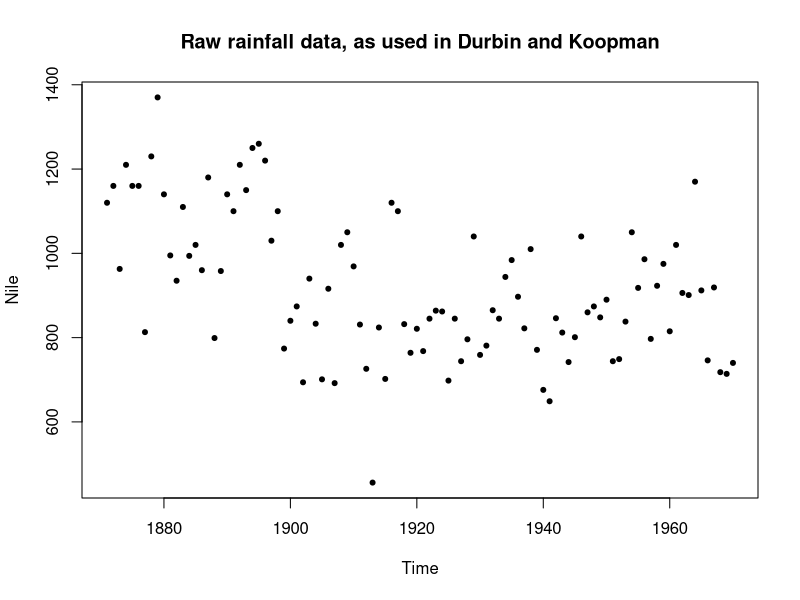
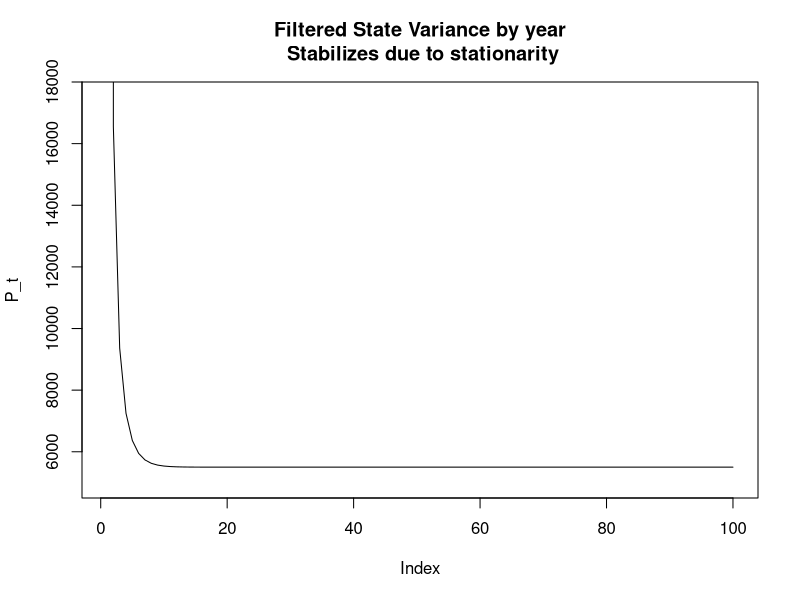
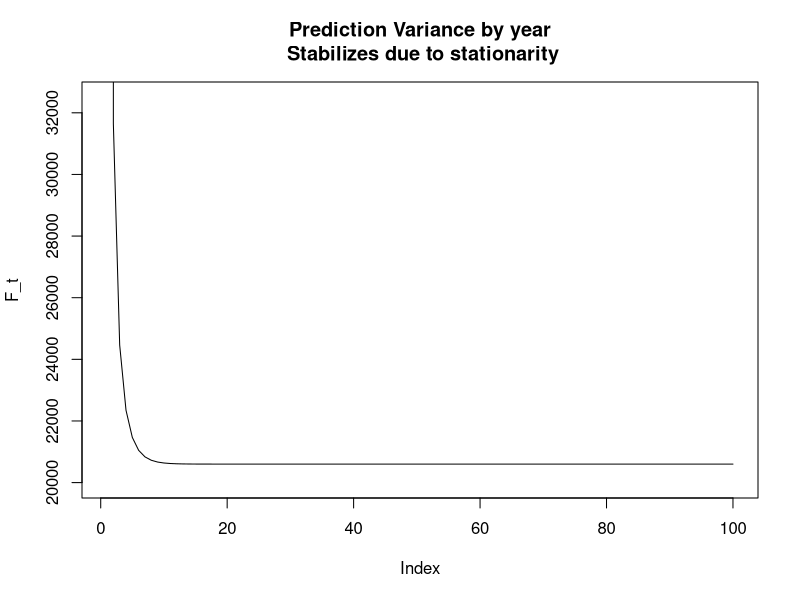
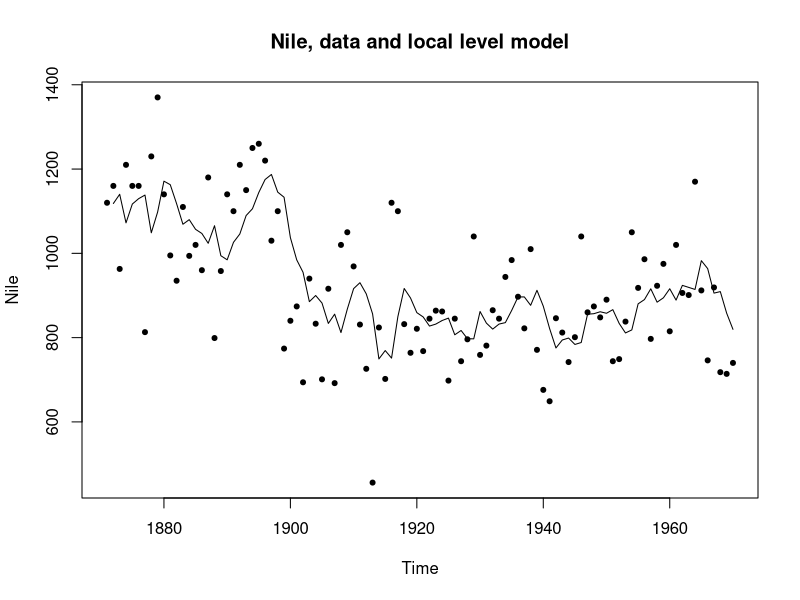

Recreate these plots in R, in order.
####################################################
##
## 1_Local_Level_Fixedparm.R
##  
## Durbin and Koopman, page 16.
## Local level model (no trend, random walk states)
## Fixed variance parameters -- no MLE
##
## Nile data.  Described from source:
# ``` The data appearing in
# ``` Table 1 are measurements of the annual volume of discharge from the Nile River at Aswan
# ``` for the years 1871 to 1970. The measurements are meteorologically significant as evidence
# ``` of a possible abrupt change in rainfall regime near the turn of the last cent
##
## so we can think of the "state" alpha as the amount of water in the river
## and the observation y as the amount discharging from some point
##
##
####################################################

library(stats)
plot(Nile, type = "p", pch = 20, main = "Raw rainfall data, as used in Durbin and Koopman")
##
## Point of Kalman: 
##   (1) Find distribution of next state given all current observations
##   (2) Update distribution of next state when a new observation comes in.
##
## We know everything is normally distributed...just need mean and variance
## The means are called ```a``` and the variances are called ```P```
##
##
# =========================================================================
# Function to return a.filter (a_{t|t}), a.t (a_{t+1}), and P.filter, P.t
# =========================================================================
getKalmanParams <- function(Y, sigsq.ep, sigsq.eta, a1, P1){
    n <- length(Y)
    # Init lists of the params we want
    A.filter <- numeric(n)
    P.filter <- numeric(n)
    A.t <- numeric(n + 1)
    P.t <- numeric(n + 1)
    #
    A.t[1] <- a1
    P.t[1] <- P1
    # 
    # Also save the prediction error, Vt , and the variance
    vt <- numeric(n)
    Ft <- numeric(n)

    for(tt in 1:n){
        # Prediction error, Pred variance, Kalman gain
        vt[tt] <- Y[tt] - A.t[tt]
        Ft[tt] <- P.t[tt] + sigsq.ep
        Kt <- P.t[tt]/Ft[tt]
        # Update variance matrices
        P.filter[tt] <- P.t[tt] * (1 - Kt)
        P.t[tt + 1] <- P.filter[tt] + sigsq.eta
        # Update mean matrices
        A.t[tt + 1] <- A.t[tt] + Kt*vt[tt]
        A.filter[tt] <-  A.t[tt + 1] ## These are the same for the local level model
    }

    return(list(
        A.t = A.t[1:n], A.filter = A.filter, P.t = P.t[1:n], P.filter = P.filter, vt = vt, Ft = Ft
    ))
}

#
# Run it
#
ret <- getKalmanParams(Y = as.numeric(Nile), sigsq.ep = 15099, sigsq.eta = 1469.1, a1 = 0, P1 = 1e7)

# Recreate the plot of P_t
plot(ret$P.t,  type = "l", ylim = c(5000, 17500), ylab = "P_t", main = "Filtered State Variance by year\n Stabilizes due to stationarity")
# Last Ft is not populated, because we only go through n+1
plot(ret$Ft,  type = "l", ylim = c(20000, 32500), ylab = "F_t", main = "Prediction Variance by year\n Stabilizes due to stationarity")
#
# Compare data to model
#
plot(Nile, type = "p", pch = 20, main = "Nile, data and local level model")
lines(1872:1970, ret$A.t[-1])
